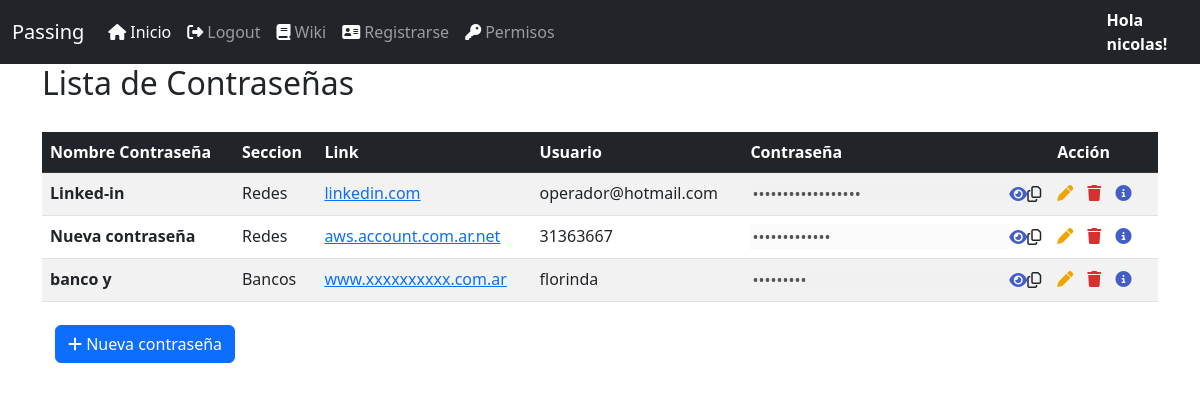
Before: /pass/listpass (signed in) with the older database file.
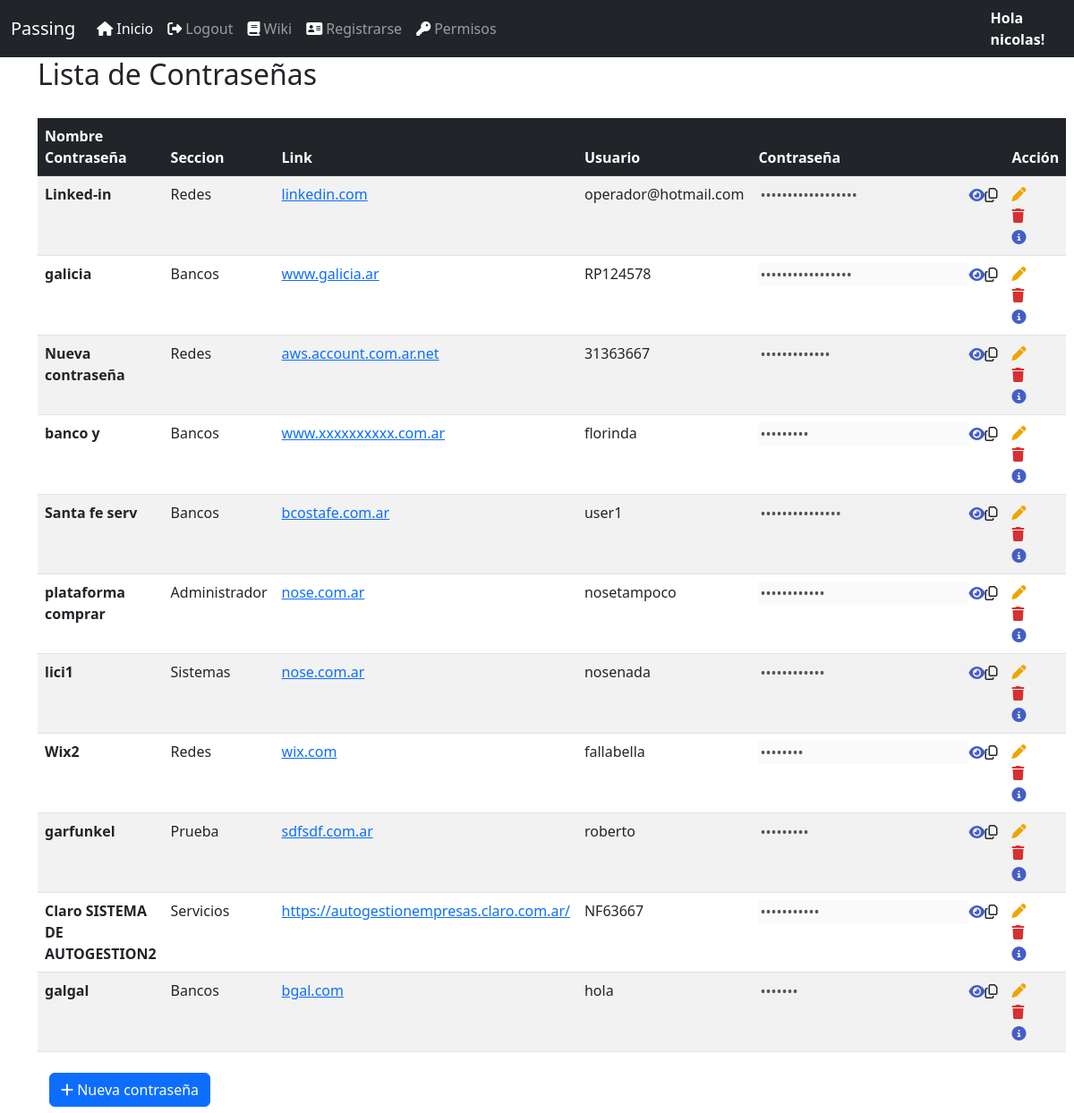
After: the same page with the newer database file.
### passbase/models.py (models this page shows, shortened)
class Contrasena(models.Model):
    nombre_contra = models.CharField(max_length=50, unique=True)
    seccion = models.ForeignKey(SeccionContra, on_delete=models.CASCADE)
    link = models.CharField(max_length=265)
    usuario = models.CharField(max_length=60)
    contraseña = models.CharField(max_length=60)
    info = models.CharField(max_length=260)
    active = models.BooleanField(default=True)
    created = models.DateTimeField(auto_now=True)
    updated = models.DateTimeField(auto_now_add=True)

class SeccionContra(models.Model):
    nombre_seccion = models.CharField(max_length=50)
    active = models.BooleanField(default=True)
    created = models.DateTimeField(auto_now=True)
    updated = models.DateTimeField(auto_now_add=True)
    def __str__(self):
        return self.nombre_seccion

### passbase/views.py (the view, shortened to what this page needs)
# urls.py: path('listpass',ContrasListView.as_view(), name='listpass'),
class ContrasListView(ListView):
    model = Contrasena
    template_name = 'listpass.html'
    @method_decorator(csrf_exempt)
    def dispatch(self, request, *args, **kwargs):
        return super().dispatch(request, *args, **kwargs)
    def get_queryset(self):
        try:
            obj_permiso = ContraPermission.objects.filter(user_id = self.request.user, perm_active = True, permission = True).values_list('contra_id', flat=True)
            permisos = list(obj_permiso)
            print(f'permisos: {permisos}')
            return Contrasena.objects.filter(active=True, id__in = permisos)
        except Exception as e:
            return redirect(reverse_lazy('login'))
    def get_context_data(self, **kwargs):
        context = super().get_context_data(**kwargs)
        context['title'] = 'Lista de Contraseñas'
        return context

### templates/listpass.html (shortened to what this page needs)
<!DOCTYPE html>
{% extends 'base.html'%}
{% load static %}
{% block head %}
<link rel="stylesheet" href="{% static 'lib/DataTables-1.13.1/css/dataTables.bootstrap5.min.css' %}"/>
<link rel="stylesheet" href="{% static 'lib/DataTables-1.13.1/plugins/responsive-2.4.0/css/responsive.bootstrap5.min.css' %}"/>
{% endblock %}
{% block content %}
<div class="container" style="height: 60px;">
    <h2>{{title}}</h2>
</div>
{% if request.user.is_authenticated %}
    <div class="container">
            <table class="table table-striped table-hover" id="data">
                <thead class="table-dark">
                    <tr >
                        <th scope="col">Nombre Contraseña</th>
                        <th scope="col">Seccion</th>
                        <th scope="col">Link</th>
                        <th scope="col">Usuario</th>
                        <th scope="col">Contraseña</th>
                        <th scope="col">Acción</th>
                    </tr>
                </thead>
                <tbody>
                    {% for contra in object_list %}
                    <tr>
                        <td><b>{{ contra.nombre_contra }}</b></td>
                        <td>{{ contra.seccion }}</td>
                        <td><a href="{{ contra.link }}" target="_blank" rel="noopener">{{ contra.link }}</a></td>
                        <td>{{ contra.usuario }}</td>
                        <td>
                            <div style="display: flex; align-items: center;">
                                <input type='password' id="passwordField{{ contra.id }}" value="{{ contra.contraseña }}" style="flex: 1; border: none;" disabled >
                                <i class="fas fa-eye toggle-password-icon" data-password-field="passwordField{{ contra.id }}" style="cursor: pointer; color: rgb(68, 94, 200);"></i>
                                <i class="far fa-copy copy-icon" data-copy-target="passwordField{{ contra.id }}" style="cursor: pointer;"></i>
                            </div>
                            </div>
                        </td>
                        <td>
                            <a href="{% url 'updatepass' contra.id %}"><i class="fas fa-pen" style="margin-right:10px; text-decoration-line: none; color: #EFA400;"></i></a>
                            <a href="{% url 'deletepass' contra.id %}"><i class="fas fa-trash" style="margin-right:10px; text-decoration-line: none; color: rgb(216, 48, 48);"></i></a>
                            <a href="{% url 'detailpass' contra.id %}"><i class="fas fa-circle-info" style="margin-right:10px; text-decoration-line: none; color: rgb(68, 94, 200);"></i></a>
                        </td>
                    </tr>
                    {% endfor %}
            <div>
                <button class="btn">
                    <a class="btn btn-primary btn-flat" href = "{% url 'createpass' %}">
                    <i class="fas fa-plus"></i> Nueva contraseña </a>
                </button>
            </div>
            {% endif %}
{% endblock %}

Changed rows visible on the page:
now on this page (row edited): Contrasena: nombre_contra "galicia", seccion "Bancos", link "www.galicia.ar", usuario "RP124578"
added Contrasena: nombre_contra "Santa fe serv", seccion "Bancos", link "bcostafe.com.ar", usuario "user1"
added Contrasena: nombre_contra "plataforma comprar", seccion "Administrador", link "nose.com.ar", usuario "nosetampoco"
added Contrasena: nombre_contra "lici1", seccion "Sistemas", link "nose.com.ar", usuario "nosenada"
added Contrasena: nombre_contra "Wix2", seccion "Redes", link "wix.com", usuario "fallabella"
added Contrasena: nombre_contra "garfunkel", seccion "Prueba", link "sdfsdf.com.ar", usuario "roberto"
added Contrasena: nombre_contra "Claro SISTEMA DE AUTOGESTION2", seccion "Servicios", link "https://autogestionempresas.claro.com.ar/", usuario "NF63667"
added Contrasena: nombre_contra "galgal", seccion "Bancos", link "bgal.com", usuario "hola"
